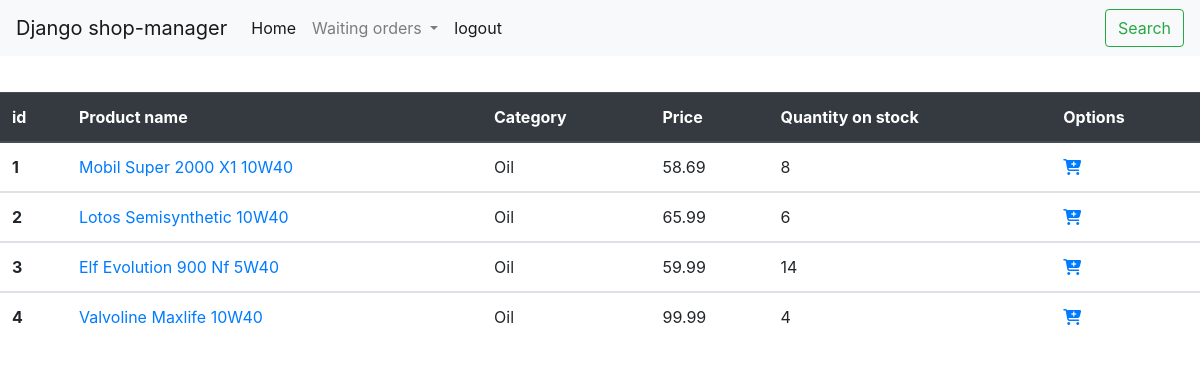
Page /seller/category-products/1/ (signed in) on the committed database.
### warehouse/models.py (models this page shows, shortened)
class Item(models.Model):
    title = models.CharField(max_length=100)
    category = models.ForeignKey(Category, models.CASCADE)
    price = models.FloatField()
    description = models.TextField()
    quantity_on_stock = models.PositiveIntegerField(default=0)

class Category(models.Model):
    title = models.CharField(max_length=25)
    def __str__(self):
        return self.title
    class Meta:
        verbose_name_plural = "Categories"

### order/views.py (the view)
# urls.py: path('category-products/<int:category_id>/', views.category_products, name='order_category_products'),
@login_required(login_url='login')
@user_passes_test(user_check, login_url='login')
def category_products(request, category_id):
    products = Item.objects.filter(category=category_id)
    context = {
        'products': products
    }
    return render(request, 'order/category_products.html', context)

### order/views.py (called while the page is built)
def user_check(request):
    user = User.objects.get(name=request.user)
    return str(user.user_type) == "seller" or str(user.user_type) == "owner"

### owner/models.py (called while the page is built)
    def __str__(self):
        return self.name

### order/templates/order/category_products.html (shortened to what this page needs)
{% extends 'order/main.html' %}
{% block content %}
    <table class="table">
        <thead class="thead-dark">
            <tr>
              <th scope="col">id</th>
              <th scope="col">Product name</th>
              <th scope="col">Category</th>
              <th scope="col">Price</th>
              <th scope="col">Quantity on stock</th>
              <th scope="col">Options</th>
            </tr>
        </thead>
        {% for product in products %}
            {% if product.quantity_on_stock > 0 %}
            <tbody>
                <tr>
                <th scope="row">{{ product.id }}</th>
                <td><a href="{% url 'order_product_info' product.id %}">{{ product.title}}</a></td>
                <td>{{ product.category}}</td>
                <td>{{ product.price}}</td>
                <td>{{ product.quantity_on_stock }}</td>
                <td>
                    <a href="{% url 'add_to_order' product.id %}"><i class="fas fa-cart-plus"></i></a>
                </td>
                </tr>
            </tbody>
            {% endif %}
        {% endfor %}
    </table>
{% endblock %}

### rows in the picture
Item: id "1", title "Mobil Super 2000 X1 10W40", category "Oil", price "58.69", quantity_on_stock "8"
Item: id "2", title "Lotos Semisynthetic 10W40", category "Oil", price "65.99", quantity_on_stock "6"
Item: id "3", title "Elf Evolution 900 Nf 5W40", category "Oil", price "59.99", quantity_on_stock "14"
Item: id "4", title "Valvoline Maxlife 10W40", category "Oil", price "99.99", quantity_on_stock "4"
